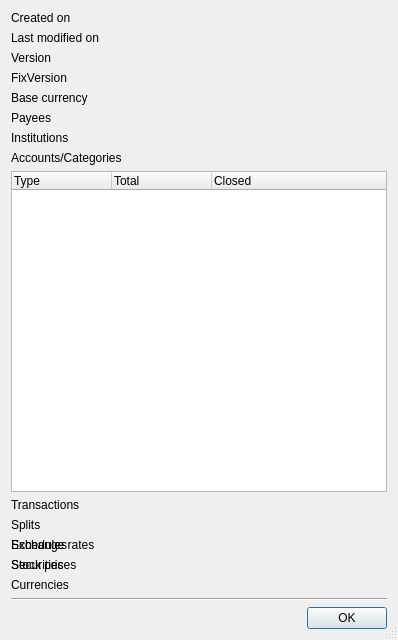
<?xml version="1.0" encoding="UTF-8"?>
<ui version="4.0">
 <class>KMyMoneyFileInfoDlg</class>
 <widget class="QDialog" name="KMyMoneyFileInfoDlg">
  <property name="geometry">
   <rect>
    <x>0</x>
    <y>0</y>
    <width>398</width>
    <height>640</height>
   </rect>
  </property>
  <property name="windowTitle">
   <string>File Information</string>
  </property>
  <property name="sizeGripEnabled">
   <bool>true</bool>
  </property>
  <property name="modal">
   <bool>true</bool>
  </property>
  <layout class="QVBoxLayout" name="verticalLayout">
   <item>
    <layout class="QGridLayout" name="gridLayout">
     <item row="0" column="0">
      <widget class="QLabel" name="textLabel3">
       <property name="text">
        <string>Created on</string>
       </property>
       <property name="wordWrap">
        <bool>false</bool>
       </property>
      </widget>
     </item>
     <item row="0" column="1">
      <widget class="QLabel" name="m_creationDate">
       <property name="text">
        <string/>
       </property>
       <property name="wordWrap">
        <bool>false</bool>
       </property>
      </widget>
     </item>
     <item row="1" column="0">
      <widget class="QLabel" name="textLabel4">
       <property name="text">
        <string>Last modified on</string>
       </property>
       <property name="wordWrap">
        <bool>false</bool>
       </property>
      </widget>
     </item>
     <item row="1" column="1">
      <widget class="QLabel" name="m_lastModificationDate">
       <property name="text">
        <string/>
       </property>
       <property name="wordWrap">
        <bool>false</bool>
       </property>
      </widget>
     </item>
     <item row="2" column="0">
      <widget class="QLabel" name="textLabel5">
       <property name="text">
        <string>Version</string>
       </property>
      </widget>
     </item>
     <item row="2" column="1">
      <widget class="QLabel" name="m_version">
       <property name="text">
        <string/>
       </property>
      </widget>
     </item>
     <item row="3" column="0">
      <widget class="QLabel" name="textLabel6">
       <property name="text">
        <string>FixVersion</string>
       </property>
      </widget>
     </item>
     <item row="3" column="1">
      <widget class="QLabel" name="m_fixVersion">
       <property name="text">
        <string/>
       </property>
      </widget>
     </item>
     <item row="4" column="0">
      <widget class="QLabel" name="textLabel7">
       <property name="text">
        <string>Base currency</string>
       </property>
       <property name="wordWrap">
        <bool>false</bool>
       </property>
      </widget>
     </item>
     <item row="4" column="1">
      <widget class="QLabel" name="m_baseCurrency">
       <property name="text">
        <string/>
       </property>
       <property name="wordWrap">
        <bool>false</bool>
       </property>
      </widget>
     </item>
     <item row="5" column="0">
      <widget class="QLabel" name="textLabel8">
       <property name="text">
        <string>Payees</string>
       </property>
       <property name="wordWrap">
        <bool>false</bool>
       </property>
      </widget>
     </item>
     <item row="5" column="1">
      <widget class="QLabel" name="m_payeeCount">
       <property name="text">
        <string/>
       </property>
       <property name="wordWrap">
        <bool>false</bool>
       </property>
      </widget>
     </item>
     <item row="6" column="0">
      <widget class="QLabel" name="textLabel9">
       <property name="text">
        <string>Institutions</string>
       </property>
       <property name="wordWrap">
        <bool>false</bool>
       </property>
      </widget>
     </item>
     <item row="6" column="1">
      <widget class="QLabel" name="m_institutionCount">
       <property name="text">
        <string/>
       </property>
       <property name="wordWrap">
        <bool>false</bool>
       </property>
      </widget>
     </item>
     <item row="7" column="0">
      <widget class="QLabel" name="textLabel10">
       <property name="text">
        <string>Accounts/Categories</string>
       </property>
       <property name="wordWrap">
        <bool>false</bool>
       </property>
      </widget>
     </item>
     <item row="7" column="1">
      <widget class="QLabel" name="m_accountCount">
       <property name="text">
        <string/>
       </property>
       <property name="wordWrap">
        <bool>false</bool>
       </property>
      </widget>
     </item>
     <item row="10" column="0">
      <widget class="QLabel" name="textLabel11">
       <property name="text">
        <string>Transactions</string>
       </property>
       <property name="wordWrap">
        <bool>false</bool>
       </property>
      </widget>
     </item>
     <item row="10" column="1">
      <widget class="QLabel" name="m_transactionCount">
       <property name="text">
        <string/>
       </property>
       <property name="wordWrap">
        <bool>false</bool>
       </property>
      </widget>
     </item>
     <item row="11" column="0">
      <widget class="QLabel" name="textLabel12">
       <property name="text">
        <string>Splits</string>
       </property>
       <property name="wordWrap">
        <bool>false</bool>
       </property>
      </widget>
     </item>
     <item row="11" column="1">
      <widget class="QLabel" name="m_splitCount">
       <property name="text">
        <string/>
       </property>
       <property name="wordWrap">
        <bool>false</bool>
       </property>
      </widget>
     </item>
     <item row="12" column="0">
      <widget class="QLabel" name="textLabel13">
       <property name="text">
        <string>Schedules</string>
       </property>
       <property name="wordWrap">
        <bool>false</bool>
       </property>
      </widget>
     </item>
     <item row="12" column="1">
      <widget class="QLabel" name="m_scheduleCount">
       <property name="text">
        <string/>
       </property>
       <property name="wordWrap">
        <bool>false</bool>
       </property>
      </widget>
     </item>
     <item row="13" column="0">
      <widget class="QLabel" name="textLabel14">
       <property name="text">
        <string>Stock prices</string>
       </property>
       <property name="wordWrap">
        <bool>false</bool>
       </property>
      </widget>
     </item>
     <item row="11" column="1">
      <widget class="QLabel" name="m_stockPriceCount">
       <property name="text">
        <string/>
       </property>
       <property name="wordWrap">
        <bool>false</bool>
       </property>
      </widget>
     </item>
     <item row="12" column="0">
      <widget class="QLabel" name="textLabel20">
       <property name="text">
        <string>Exchange rates</string>
       </property>
       <property name="wordWrap">
        <bool>false</bool>
       </property>
      </widget>
     </item>
     <item row="12" column="1">
      <widget class="QLabel" name="m_exchangeRateCount">
       <property name="text">
        <string/>
       </property>
       <property name="wordWrap">
        <bool>false</bool>
       </property>
      </widget>
     </item>
     <item row="13" column="0">
      <widget class="QLabel" name="textLabel11">
       <property name="text">
        <string>Securities</string>
       </property>
      </widget>
     </item>
     <item row="13" column="1">
      <widget class="QLabel" name="m_securitiesCount">
       <property name="text">
        <string/>
       </property>
      </widget>
     </item>
     <item row="14" column="0">
      <widget class="QLabel" name="textLabel12">
       <property name="text">
        <string>Currencies</string>
       </property>
      </widget>
     </item>
     <item row="14" column="1">
      <widget class="QLabel" name="m_currenciesCount">
       <property name="text">
        <string/>
       </property>
      </widget>
     </item>
     <item row="8" column="0" colspan="2">
      <widget class="QTreeWidget" name="m_accountView">
       <property name="rootIsDecorated">
        <bool>false</bool>
       </property>
       <column>
        <property name="text">
         <string>Type</string>
        </property>
       </column>
       <column>
        <property name="text">
         <string>Total</string>
        </property>
       </column>
       <column>
        <property name="text">
         <string>Closed</string>
        </property>
       </column>
      </widget>
     </item>
    </layout>
   </item>
   <item>
    <widget class="Line" name="line1">
     <property name="frameShape">
      <enum>QFrame::HLine</enum>
     </property>
     <property name="frameShadow">
      <enum>QFrame::Sunken</enum>
     </property>
    </widget>
   </item>
   <item>
    <layout class="QHBoxLayout" name="horizontalLayout">
     <item>
      <widget class="QDialogButtonBox" name="buttonBox">
       <property name="standardButtons">
        <set>QDialogButtonBox::Ok</set>
       </property>
      </widget>
     </item>
    </layout>
   </item>
  </layout>
 </widget>
 <layoutdefault spacing="6" margin="11"/>
 <resources/>
 <connections>
  <connection>
   <sender>buttonBox</sender>
   <signal>rejected()</signal>
   <receiver>KMyMoneyFileInfoDlg</receiver>
   <slot>reject()</slot>
   <hints>
    <hint type="sourcelabel">
     <x>404</x>
     <y>454</y>
    </hint>
    <hint type="destinationlabel">
     <x>422</x>
     <y>400</y>
    </hint>
   </hints>
  </connection>
  <connection>
   <sender>buttonBox</sender>
   <signal>accepted()</signal>
   <receiver>KMyMoneyFileInfoDlg</receiver>
   <slot>accept()</slot>
   <hints>
    <hint type="sourcelabel">
     <x>336</x>
     <y>453</y>
    </hint>
    <hint type="destinationlabel">
     <x>356</x>
     <y>402</y>
    </hint>
   </hints>
  </connection>
 </connections>
</ui>
